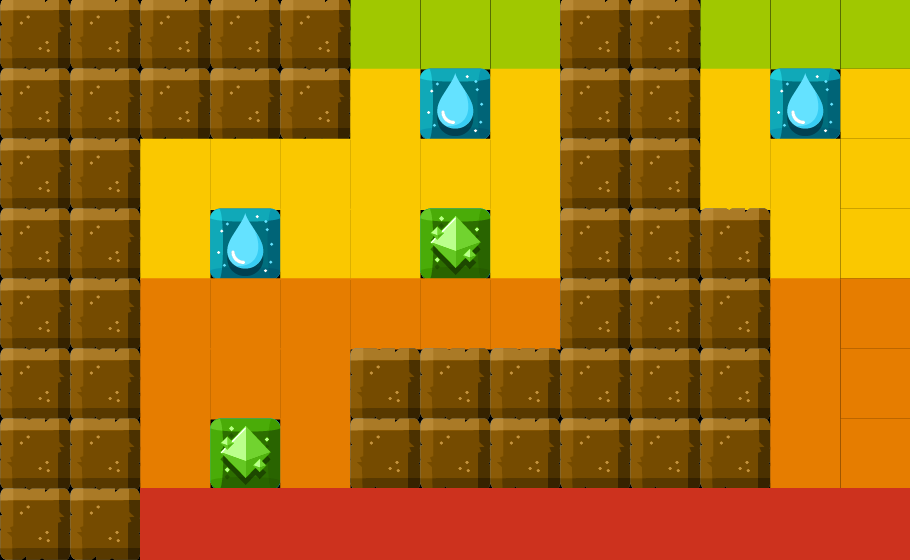

This game map was drawn from its Tiled (.tmx) file and the tilesets committed beside it. A one-line description and the trimmed map source follow:
An orthogonal 13x8 tile map with 70x70 px tiles, 1 tile layer (Tile Layer 1).

<map version="1.0" orientation="orthogonal" renderorder="right-down" width="13" height="8" tilewidth="70" tileheight="70" nextobjectid="1">
 <tileset firstgid="1" name="Mini-game" tilewidth="71" tileheight="72" tilecount="11">
  <tile id="0">
   <properties>
    <property name="explodable" value="1" />
   </properties>
   <image width="71" height="72" source="../Textures/Tiles Minigame/9_6_TileBlock.png" />
  </tile>
  <tile id="1">
   <properties>
    <property name="explodable" value="0" />
   </properties>
   <image width="71" height="72" source="../Textures/Tiles Minigame/9_6_TileDiamond.png" />
  </tile>
  <tile id="2">
   <properties>
    <property name="explodable" value="0" />
   </properties>
   <image width="71" height="72" source="../Textures/Tiles Minigame/9_6_TileElectricity.png" />
  </tile>
  <tile id="3">
   <properties>
    <property name="explodable" value="0" />
   </properties>
   <image width="71" height="72" source="../Textures/Tiles Minigame/9_6_TileGreen.png" />
  </tile>
  <tile id="4">
   <properties>
    <property name="explodable" value="0" />
   </properties>
   <image width="71" height="72" source="../Textures/Tiles Minigame/9_6_TileLife.png" />
  </tile>
  <tile id="5">
   <properties>
    <property name="explodable" value="0" />
   </properties>
   <image width="71" height="72" source="../Textures/Tiles Minigame/9_6_TileMine.png" />
  </tile>
  <tile id="6">
   <properties>
    <property name="explodable" value="1" />
   </properties>
   <image width="71" height="72" source="../Textures/Tiles Minigame/9_6_TileMineArea.png" />
  </tile>
  <tile id="7">
   <properties>
    <property name="explodable" value="0" />
   </properties>
   <image width="70" height="72" source="../Textures/Tiles Minigame/9_6_TileOrange.png" />
  </tile>
  <tile id="8">
   <properties>
    <property name="explodable" value="0" />
   </properties>
   <image width="71" height="72" source="../Textures/Tiles Minigame/9_6_TileRed.png" />
  </tile>
  <tile id="9">
   <properties>
    <property name="explodable" value="0" />
   </properties>
   <image width="71" height="72" source="../Textures/Tiles Minigame/9_6_TileWater.png" />
  </tile>
  <tile id="10">
   <properties>
    <property name="explodable" value="0" />
   </properties>
   <image width="71" height="72" source="../Textures/Tiles Minigame/9_6_TileYellow.png" />
  </tile>
 </tileset>
 <layer name="Tile Layer 1" width="13" height="8">
  <data>[104 cells, 104 non-empty, 7 distinct tile ids]</data>
 </layer>
</map>